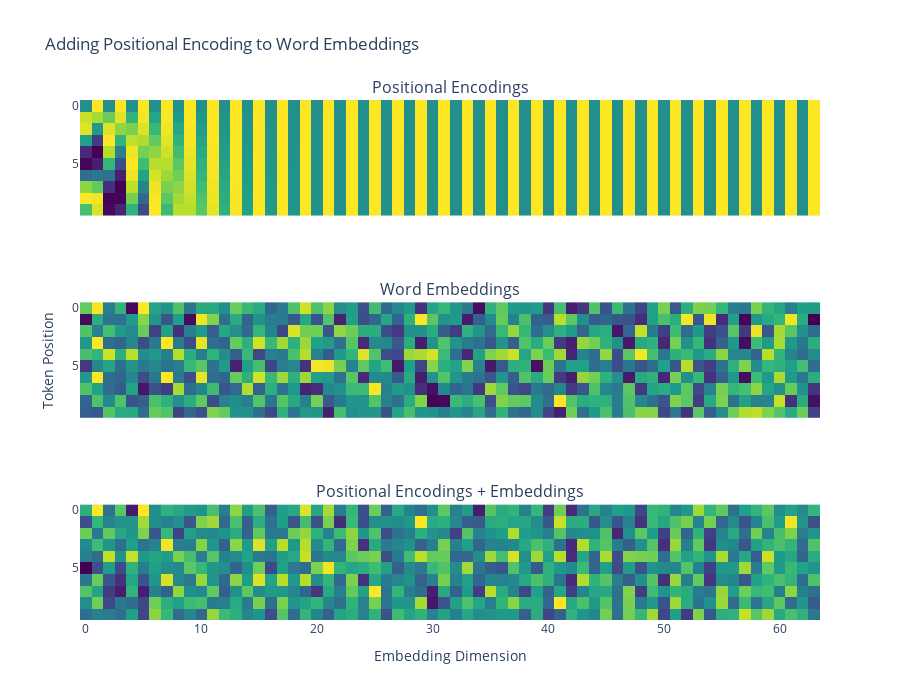

The notebook cell this image was saved under:
### Code cell
titles = ["Positional Encodings", "Word Embeddings", "Positional Encodings + Embeddings"]
fig = make_subplots(rows=3, cols=1, subplot_titles=titles, shared_xaxes=True)

for row, values in enumerate([batch_pos_encoding, embeddings[0], positional_embeddings[0]]):
    fig.add_trace(
        go.Heatmap(z=values, colorscale="Viridis", showscale=False),row=row+1, col=1, 
    )
    fig.update_yaxes(autorange="reversed", row=row+1, col=1)
fig.update_yaxes(title_text="Token Position", row=2, col=1)
fig.update_xaxes(title_text="Embedding Dimension", row=row+1, col=1)
fig.update_layout(title_text="Adding Positional Encoding to Word Embeddings", height=700)

fig.show()

### Figure 1 — Plotly figure (JSON) as saved in the notebook; plotly's stock layout.template omitted (floating-point values rounded to 4 significant figures; data arrays with more than 128 entries replaced by an {"elided": "..."} marker saying what was removed)
{"data": [{"colorscale": [[0, "#440154"], [0.1111, "#482878"], [0.2222, "#3e4989"], [0.3333, "#31688e"], [0.4444, "#26828e"], [0.5556, "#1f9e89"], [0.6667, "#35b779"], [0.7778, "#6ece58"], [0.8889, "#b5de2b"], [1, "#fde725"]], "showscale": false, "type": "heatmap", "xaxis": "x", "yaxis": "y", "z": {"elided": "10x64 float values"}}, {"colorscale": [[0, "#440154"], [0.1111, "#482878"], [0.2222, "#3e4989"], [0.3333, "#31688e"], [0.4444, "#26828e"], [0.5556, "#1f9e89"], [0.6667, "#35b779"], [0.7778, "#6ece58"], [0.8889, "#b5de2b"], [1, "#fde725"]], "showscale": false, "type": "heatmap", "xaxis": "x2", "yaxis": "y2", "z": {"elided": "10x64 float values"}}, {"colorscale": [[0, "#440154"], [0.1111, "#482878"], [0.2222, "#3e4989"], [0.3333, "#31688e"], [0.4444, "#26828e"], [0.5556, "#1f9e89"], [0.6667, "#35b779"], [0.7778, "#6ece58"], [0.8889, "#b5de2b"], [1, "#fde725"]], "showscale": false, "type": "heatmap", "xaxis": "x3", "yaxis": "y3", "z": {"elided": "10x64 float values"}}], "layout": {"annotations": [{"font": {"size": 16}, "showarrow": false, "text": "Positional Encodings", "x": 0.5, "xanchor": "center", "xref": "paper", "y": 1, "yanchor": "bottom", "yref": "paper"}, {"font": {"size": 16}, "showarrow": false, "text": "Word Embeddings", "x": 0.5, "xanchor": "center", "xref": "paper", "y": 0.6111, "yanchor": "bottom", "yref": "paper"}, {"font": {"size": 16}, "showarrow": false, "text": "Positional Encodings + Embeddings", "x": 0.5, "xanchor": "center", "xref": "paper", "y": 0.2222, "yanchor": "bottom", "yref": "paper"}], "height": 700, "title": {"text": "Adding Positional Encoding to Word Embeddings"}, "xaxis": {"anchor": "y", "domain": [0, 1], "matches": "x3", "showticklabels": false}, "xaxis2": {"anchor": "y2", "domain": [0, 1], "matches": "x3", "showticklabels": false}, "xaxis3": {"anchor": "y3", "domain": [0, 1], "title": {"text": "Embedding Dimension"}}, "yaxis": {"anchor": "x", "autorange": "reversed", "domain": [0.7778, 1]}, "yaxis2": {"anchor": "x2", "autorange": "reversed", "domain": [0.3889, 0.6111], "title": {"text": "Token Position"}}, "yaxis3": {"anchor": "x3", "autorange": "reversed", "domain": [0, 0.2222]}}}
